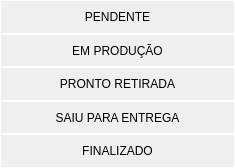
<?xml version="1.0" encoding="UTF-8"?>
<ui version="4.0">
 <class>MainWindow</class>
 <widget class="QMainWindow" name="MainWindow">
  <property name="geometry">
   <rect>
    <x>0</x>
    <y>0</y>
    <width>235</width>
    <height>168</height>
   </rect>
  </property>
  <property name="windowTitle">
   <string>STATUS</string>
  </property>
  <property name="styleSheet">
   <string notr="true">#centralwidget QPushButton{
	background-color: transparent;
	border: 1px solid white;	
}

#centralwidget QPushButton:hover{
	background-color: #3c3c3c;
}</string>
  </property>
  <widget class="QWidget" name="centralwidget">
   <layout class="QVBoxLayout" name="verticalLayout_2">
    <property name="spacing">
     <number>0</number>
    </property>
    <property name="leftMargin">
     <number>0</number>
    </property>
    <property name="topMargin">
     <number>0</number>
    </property>
    <property name="rightMargin">
     <number>0</number>
    </property>
    <property name="bottomMargin">
     <number>0</number>
    </property>
    <item>
     <layout class="QVBoxLayout" name="verticalLayout">
      <property name="spacing">
       <number>0</number>
      </property>
      <item>
       <widget class="QPushButton" name="btn_pendente">
        <property name="sizePolicy">
         <sizepolicy hsizetype="Minimum" vsizetype="Expanding">
          <horstretch>0</horstretch>
          <verstretch>0</verstretch>
         </sizepolicy>
        </property>
        <property name="text">
         <string>PENDENTE</string>
        </property>
       </widget>
      </item>
      <item>
       <widget class="QPushButton" name="btn_em_producao">
        <property name="sizePolicy">
         <sizepolicy hsizetype="Minimum" vsizetype="Expanding">
          <horstretch>0</horstretch>
          <verstretch>0</verstretch>
         </sizepolicy>
        </property>
        <property name="text">
         <string>EM PRODUÇÃO</string>
        </property>
       </widget>
      </item>
      <item>
       <widget class="QPushButton" name="btn_pronto_retirada">
        <property name="sizePolicy">
         <sizepolicy hsizetype="Minimum" vsizetype="Expanding">
          <horstretch>0</horstretch>
          <verstretch>0</verstretch>
         </sizepolicy>
        </property>
        <property name="text">
         <string>PRONTO RETIRADA</string>
        </property>
       </widget>
      </item>
      <item>
       <widget class="QPushButton" name="btn_saiu_para_entrega">
        <property name="sizePolicy">
         <sizepolicy hsizetype="Minimum" vsizetype="Expanding">
          <horstretch>0</horstretch>
          <verstretch>0</verstretch>
         </sizepolicy>
        </property>
        <property name="text">
         <string>SAIU PARA ENTREGA</string>
        </property>
       </widget>
      </item>
      <item>
       <widget class="QPushButton" name="btn_finalizado">
        <property name="sizePolicy">
         <sizepolicy hsizetype="Minimum" vsizetype="Expanding">
          <horstretch>0</horstretch>
          <verstretch>0</verstretch>
         </sizepolicy>
        </property>
        <property name="text">
         <string>FINALIZADO</string>
        </property>
       </widget>
      </item>
     </layout>
    </item>
   </layout>
  </widget>
 </widget>
 <resources/>
 <connections/>
</ui>
